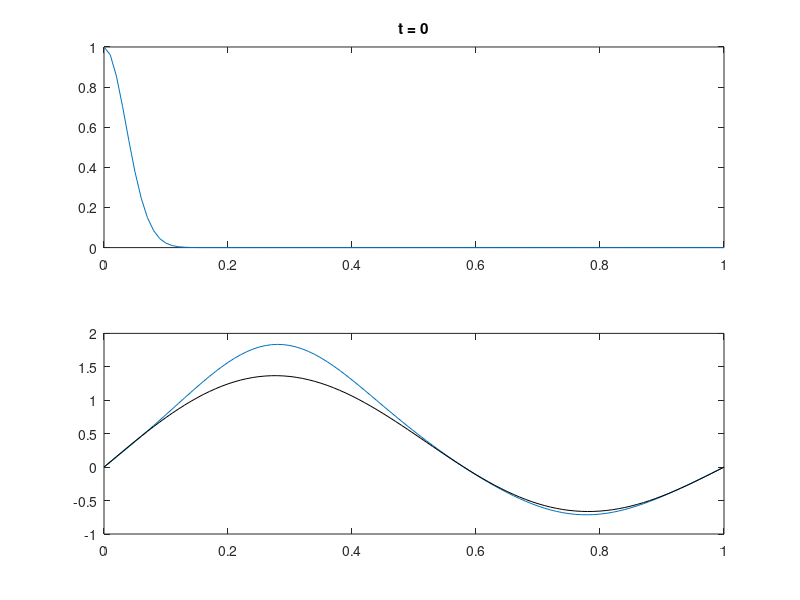

The MATLAB source for this figure: (Note: this script raises an error after producing the figure.)
clear all
N=99;
nabla = 2; 
theta = 1/2+0.1; 
epsilon = 1/200;

dx = 1/(N+1);
dt = nabla*(dx^2);

x = (0:(N+1))'./(N+1);
rho0 = exp(1/(4*epsilon*pi)*(cos(2*pi*x) + cos(pi*x) - 2));

A = -2*eye(N+2);
for i = 1:N
    A(i+1,i)=1; 
    A(i,i+1)=1;
end
A(1,2)=2; 
A(N+2,N+1)=2;

rho = rho0;

u = -2*epsilon*([0;1/2*(diff(rho(1:N+1))+diff(rho(2:N+2)));0]./dx)./(rho);
subplot(2,1,1)
plot(x,rho)
title(['t = 0'])
drawnow()
subplot(2,1,2)
plot(x, u)
hold on;
plot(x, sin(2*pi*x) + 1/2*sin(pi*x),'-k')
hold off
pause

for t = 0:dt:1
    RHS_n= (eye(N+2)+epsilon*nabla*(1-theta)*A)*rho;
    M = eye(N+2) - epsilon*nabla*theta*A;
    Ma= [0;diag(M,-1)]; Mb= diag(M); Mc= diag(M,1);
    %rho= M\RHS_n;
    rho = TDMAsolver(Ma,Mb,Mc,RHS_n)';
    
    u = -2*epsilon*([0;diff(rho)]./dx)./(rho);
    subplot(2,1,1)
    plot(x,rho)
    title(['t =',num2str(t)])
    drawnow()
    subplot(2,1,2)
    plot(x, u)
    hold on;
    plot(x, sin(2*pi*x) + 1/2*sin(pi*x))
    hold off
    drawnow()
end
